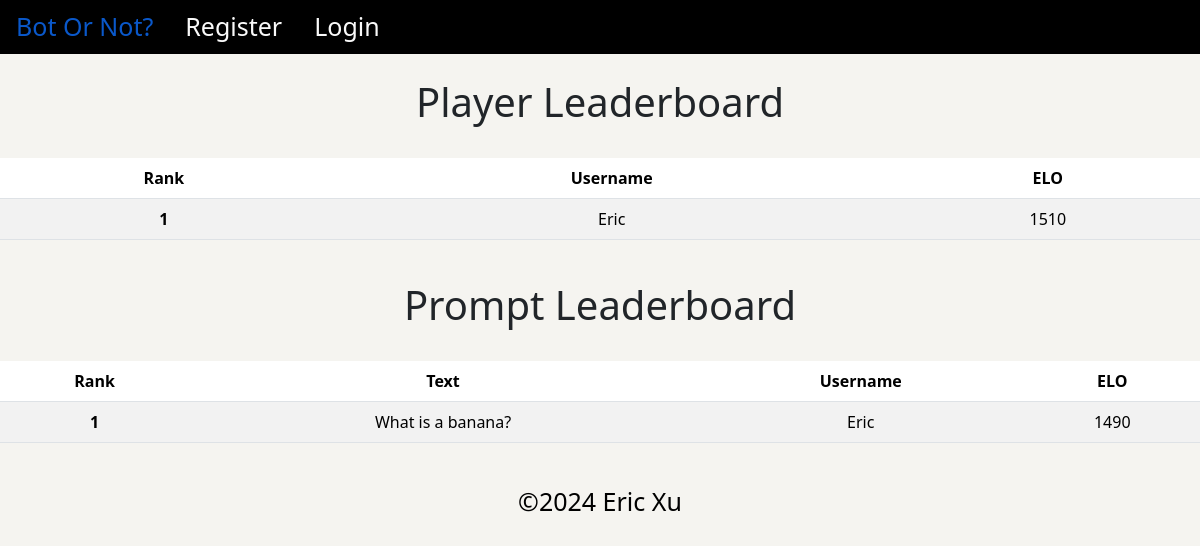
The app's page /leaderboard with its own data.
### tables this page shows
CREATE TABLE users (
    id INTEGER PRIMARY KEY AUTOINCREMENT,
    created TIMESTAMP NOT NULL DEFAULT CURRENT_TIMESTAMP,
    username TEXT NOT NULL,
    password TEXT NOT NULL,
    elo INTEGER NOT NULL DEFAULT 1500,
    questionsCorrect INTEGER NOT NULL DEFAULT 0
);

CREATE TABLE prompts (
    id INTEGER PRIMARY KEY AUTOINCREMENT,
    created TIMESTAMP NOT NULL DEFAULT CURRENT_TIMESTAMP,
    username TEXT NOT NULL,
    promptText TEXT NOT NULL,
    humanText TEXT NOT NULL,
    botText TEXT NOT NULL,
    elo INTEGER NOT NULL DEFAULT 1500,
    votes INTEGER NOT NULL DEFAULT 0
);

### flask_app.py (the view)
@app.route('/leaderboard', methods=["GET", "POST"])
def leaderboard():
    conn = get_db_connection()
    rankedUsers = conn.execute("SELECT * FROM users ORDER BY elo DESC").fetchall()
    rankedPrompts = conn.execute("SELECT * FROM prompts ORDER BY elo DESC").fetchall()
    return render_template("leaderboard.html", rankedUsers=rankedUsers, rankedPrompts=rankedPrompts)

### helpers.py (called while the page is built)
def get_db_connection():
    conn = sqlite3.connect('site.db')
    conn.row_factory = sqlite3.Row
    return conn

### templates/leaderboard.html (shortened to what this page needs)
{% extends "base.html" %}
{% block main %}
<div class="container-fluid">
    <div class="text-center row">
        <h1 class="game-padding">Player Leaderboard</h1>
    </div>
    <table class="table table-striped">
        <thead>
          <tr>
            <th scope="col game-text">Rank</th>
            <th scope="col game-text">Username</th>
            <th scope="col game-text">ELO</th>
          </tr>
        </thead>
        <tbody>
            {% for i in range(0,(rankedUsers)| length) %}
            <tr>
                <th scope="row">{{ i+1 }}</th>
                <td>{{ rankedUsers[i]['username'] }}</td>
                <td>{{ rankedUsers[i]['elo'] }}</td>
            </tr>
            {% endfor %}
        </tbody>
    </table>
    <div class="text-center row">
        <h1 class="game-padding">Prompt Leaderboard</h1>
    </div>
    <table class="table table-striped">
        <thead>
          <tr>
            <th scope="col game-text">Rank</th>
            <th scope="col game-text">Text</th>
            <th scope="col game-text">Username</th>
            <th scope="col game-text">ELO</th>
          </tr>
        </thead>
        <tbody>
            {% for i in range(0,(rankedPrompts)| length) %}
            <tr>
                <th scope="row">{{ i+1 }}</th>
                <td>{{ rankedPrompts[i]['promptText'] }}</td>
                <td>{{ rankedPrompts[i]['username'] }}</td>
                <td>{{ rankedPrompts[i]['elo'] }}</td>
            </tr>
            {% endfor %}
        </tbody>
    </table>
</div>
{% endblock %}

### static/styles.css (style rules this page uses)
.container-fluid { width: 100%; max-width: none; padding-left: 0; padding-right: 0; background-color: #f5f4f0; }
.game-padding { padding-left: 2%; padding-right: 2%; padding-top: 2%; padding-bottom: 2%; }

### records on screen
users: username "Eric", elo "1510"
prompts: promptText "What is a banana?", username "Eric", elo "1490"

### other values on screen
{{ i+1 }} "1"
